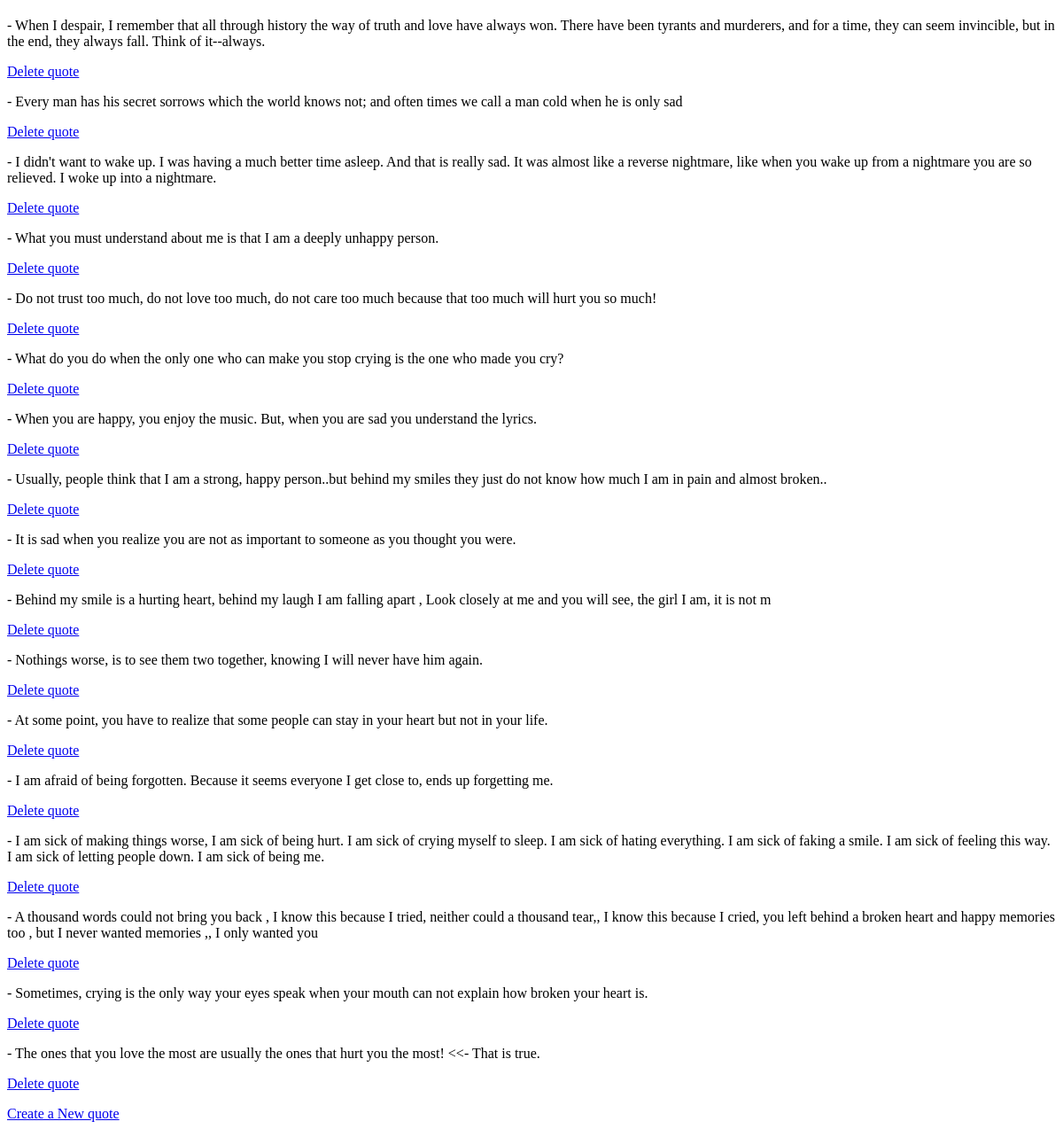
The app's page /sad/quotes with its own data.
### databases.py (models this page shows)
class Quote(Base):
       __tablename__="quote"
       id = Column(Integer, primary_key=True)
       text = Column(String())
       background_image = Column(String())
       user_id = Column(Integer, ForeignKey('user.id'))
       user = relationship("User", back_populates="quotes")
       topic = Column(String())

### webapp.py (the view)
@app.route('/<mood>/quotes')
def showQuotesByMood(mood):
 	quotes = session.query(Quote).filter_by(topic =mood).all()
 	return render_template('quoteByMood.html', quotes = quotes)

### templates/quoteByMood.html (shortened to what this page needs)
{% extends "layout.html" %}
{% block body %}
{% for quote in quotes %}
<p> {{quote.text }} </p>
<p> <a href="{{url_for('deleteQuote', quote_id = quote.id)}}"> Delete quote </a></p>
{%endfor%}
<a href = '{{url_for("create_quote")}}'> Create a New quote </a>
{%endblock%}

### records on screen
Quote: text "- When I despair, I remember that all through history the way of truth and love have always won. There have been tyrants and murderers, and for a time, they can seem invincible, but in the end, they always fall. Think of it--always."
Quote: text "- Every man has his secret sorrows which the world knows not; and often times we call a man cold when he is only sad"
Quote: text "- I didn't want to wake up. I was having a much better time asleep. And that is really sad. It was almost like a reverse nightmare, like when you wake up from a nightmare you are so relieved. I woke up into a nightmare."
Quote: text "- What you must understand about me is that I am a deeply unhappy person."
Quote: text "- Do not trust too much, do not love too much, do not care too much because that too much will hurt you so much!"
Quote: text "- What do you do when the only one who can make you stop crying is the one who made you cry?"
Quote: text "- When you are happy, you enjoy the music. But, when you are sad you understand the lyrics."
Quote: text "- Usually, people think that I am a strong, happy person..but behind my smiles they just do not know how much I am in pain and almost broken.."
Quote: text "- It is sad when you realize you are not as important to someone as you thought you were."
Quote: text "- Behind my smile is a hurting heart, behind my laugh I am falling apart , Look closely at me and you will see, the girl I am, it is not m"
Quote: text "- Nothings worse, is to see them two together, knowing I will never have him again."
Quote: text "- At some point, you have to realize that some people can stay in your heart but not in your life."
Quote: text "- I am afraid of being forgotten. Because it seems everyone I get close to, ends up forgetting me."
Quote: text "- I am sick of making things worse, I am sick of being hurt. I am sick of crying myself to sleep. I am sick of hating everything. I am sick of faking a smile. I am sick of feeling this way. I am sick of letting people down. I am sick of being me."
Quote: text "- A thousand words could not bring you back , I know this because I tried, neither could a thousand tear,, I know this because I cried, you left behind a broken heart and happy memories too , but I never wanted memories ,, I only wanted you"
Quote: text "- Sometimes, crying is the only way your eyes speak when your mouth can not explain how broken your heart is."
Quote: text "- The ones that you love the most are usually the ones that hurt you the most! <<- That is true."
